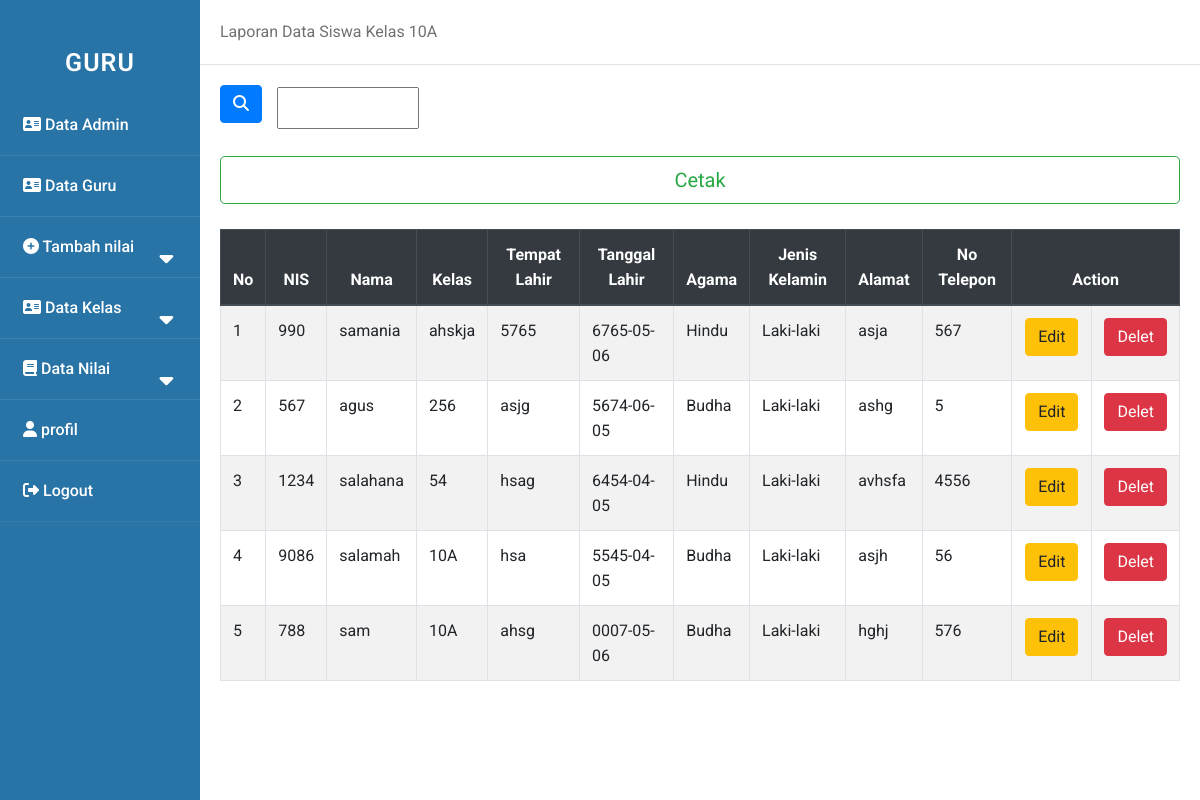
Screenshot of /guru/kelas_10a.php with the database file from the repository.
### tables this page shows
CREATE TABLE `data_siswa` (
  `id` int(100) NOT NULL,
  `nis` int(100) NOT NULL,
  `nama` varchar(100) NOT NULL,
  `tempat` varchar(100) NOT NULL,
  `kelas` varchar(10) NOT NULL,
  `tanggal` date NOT NULL,
  `alamat` varchar(100) NOT NULL,
  `tlp` text NOT NULL,
  `agama` varchar(100) NOT NULL,
  `jenis` varchar(100) NOT NULL
);

### guru/kelas_10a.php (the view, shortened to what this page needs)
<!DOCTYPE html>
<html>
    <head>
        <link rel="stylesheet" href="../asset/style.css">
    </head>
    <body>
    <div class="wrapper">
    <nav class="sidebar">
            <div class="text">GURU</div>
            <ul>
                <li><a href="data_admin.php"><i class="fas fa-address-card"></i> Data Admin</a></li>
                <li><a href="data_guru.php"><i class="fas fa-address-card "></i> Data Guru</a></li>
                <li>
                    <a class="nil-btn"><i class="fas fa-plus-circle"></i> Tambah nilai
                    <span class="fas fa-caret-down tam"></span>
                    </a>
                </li>
                <li>
                    <a class="feat-btn"><i class="fas fa-address-card "></i> Data Kelas
                        <span class="fas fa-caret-down first"></span>
                    </a>
                </li>
                <li>
                    <a class="serv-btn"><i class="fas fa-book"></i> Data Nilai
                    <span class="fas fa-caret-down second"></span>
                    </a>
                </li>
                <li><a href="profil.php"><i class="fas fa-user"></i> profil</a></li>
                <li><a href="../logout.php"><i class="fas fa-sign-out-alt"></i> Logout</a></li>
            </ul>
        </nav>
        <div class="main_content">
        <div class="header">Laporan Data Siswa Kelas 10A</div>
        <div class="info">
        <head>
            <link rel="stylesheet" href="https://cdn.jsdelivr.net/npm/bootstrap@4.5.3/dist/css/bootstrap.min.css">
        </head>
        <form action="" method="post" class="form-inline">
            <button type="submit" class="btn btn-primary mb-2" name="submit"><i class="fas fa-search"></i></button>
            <div class="col-sm-11">
                <input type="text" name="cari" palceholder="pencarian" autocomplete="off" class="col-sm-2 col-form-label">
            </div>
        </form>
        <br>
            <body>
            <a href="cetak.php"><button type="button" class="btn btn-outline-success btn-lg btn-block">Cetak</button>
            <br>
                <table class="table table-bordered table-striped">
            <thead class="thead-dark">
                <tr align="center">
                    <th scope="col">No</th>
                    <th scope="col">NIS</th>
                    <th scope="col">Nama</th>
                    <th scope="col">Kelas</th>
                    <th scope="col">Tempat Lahir</th>
                    <th scope="col">Tanggal Lahir</th>
                    <th scope="col">Agama</th>
                    <th scope="col">Jenis Kelamin</th>
                    <th scope="col">Alamat</th>
                    <th scope="col">No Telepon</th>
                    <th scope="col" colspan="2">Action</th>
                </tr>
            <tbody>
        </thead>
            <?php
                include "../asset/koneksi.php";
                $no=1;
                if(isset($_POST['submit'])){
                    $cari=$_POST['cari'];
                    $query = mysqli_query($koneksi,"SELECT * FROM data_siswa WHERE nama LIKE '$cari%'");
                }else{
                    $query= mysqli_query($koneksi,"SELECT * FROM data_siswa");
                }
                while ($data = mysqli_fetch_array($query)){
            ?>
                <tr>
                    <td><?php echo $no++;?></td>
                    <td><?php echo $data['nis'];?></td>
                    <td><?php echo $data['nama'];?></td>
                    <td><?php echo $data['kelas'];?></td>
                    <td><?php echo $data['tempat'];?></td>
                    <td><?php echo $data['tanggal'];?></td>
                    <td><?php echo $data['agama'];?></td>
                    <td><?php echo $data['jenis'];?></td>
                    <td><?php echo $data['alamat'];?></td>
                    <td><?php echo $data['tlp'];?></td>
                    <td align="center" width="80"><a href="edit-siswa.php?id=<?php echo $data['nis']; ?> ">
                    <button type="button" class="btn btn-warning">Edit</button>
                    <td align="center" width="80"><a href="hapus-siswa.php?id=<?php echo $data['nis']; ?>">
                    <button type="button" class="btn btn-danger">Delet</button>
                    </td>
                </tr>
            <?php
                }
            ?>
                </table>
            </body>
        </div>
    </div>
    </div>
    </body>
</html>

### asset/style.css (style rules this page uses)
* { margin: 0; padding: 0; user-select: none; box-sizing: border-box; font-family: 'roboto', sans-serif; }
.wrapper { display: flex; position: relative; }
.sidebar { position: fixed; width: 200px; height: 100%; left: 0; background: #2874A6; padding: 30px 0; }
.sidebar .text { color: white; font-size: 25px; font-weight: 600; line-height: 65px; text-align: center; background: #2874A6; letter-spacing: 1px; }
.main_content { width: 100%; margin-left: 200px; }
.main_content .header { padding: 20px; background: #fff; color: #717171; border-bottom: 1px solid #e0e4e8; }
.main_content .info { margin: 20px; color: #717171; line-height: 25px; }
nav ul { background: #2874A6; height: 100%; width: 100%; list-style: none; }
nav ul li { line-height: 60px; border-bottom: 1px solid rgba(255, 255, 255, 0.1); }
nav ul li:last-child { border-bottom: 1px solid rgba(255, 255, 255, 0.05); }
nav ul li a { position: relative; color: white; text-decoration: none; font-size: 16px; padding-left: 20px; font-weight: 500; display: block; width: 100%; border-left: 3px solid transparent; }
nav ul li a span { position: absolute; top: 50%; right: 20px; transform: translate(-50%); font-size: 22px; transition: transform 0.4s; }

### rows the page displays
data_siswa: nis "990", nama "samania", kelas "ahskja", tempat "5765", tanggal "6765-05-06", agama "Hindu", jenis "Laki-laki", alamat "asja", tlp "567"
data_siswa: nis "567", nama "agus", kelas "256", tempat "asjg", tanggal "5674-06-05", agama "Budha", jenis "Laki-laki", alamat "ashg", tlp "5"
data_siswa: nis "1234", nama "salahana", kelas "54", tempat "hsag", tanggal "6454-04-05", agama "Hindu", jenis "Laki-laki", alamat "avhsfa", tlp "4556"
data_siswa: nis "9086", nama "salamah", kelas "10A", tempat "hsa", tanggal "5545-04-05", agama "Budha", jenis "Laki-laki", alamat "asjh", tlp "56"
data_siswa: nis "788", nama "sam", kelas "10A", tempat "ahsg", tanggal "0007-05-06", agama "Budha", jenis "Laki-laki", alamat "hghj", tlp "576"
